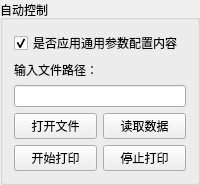
        <widget class="QGroupBox" name="group_auto_ctrl">
         <property name="minimumSize">
          <size>
           <width>0</width>
           <height>0</height>
          </size>
         </property>
         <property name="maximumSize">
          <size>
           <width>99999</width>
           <height>99999</height>
          </size>
         </property>
         <property name="title">
          <string>自动控制</string>
         </property>
         <layout class="QGridLayout" name="gridLayout_10">
          <item row="2" column="0" colspan="2">
           <widget class="QLineEdit" name="lineedit_file_path">
            <property name="minimumSize">
             <size>
              <width>0</width>
              <height>0</height>
             </size>
            </property>
            <property name="maximumSize">
             <size>
              <width>999</width>
              <height>999</height>
             </size>
            </property>
            <property name="text">
             <string/>
            </property>
           </widget>
          </item>
          <item row="4" column="1">
           <widget class="QPushButton" name="pushbutton_stop_print">
            <property name="minimumSize">
             <size>
              <width>0</width>
              <height>0</height>
             </size>
            </property>
            <property name="maximumSize">
             <size>
              <width>9999</width>
              <height>9999</height>
             </size>
            </property>
            <property name="text">
             <string>停止打印</string>
            </property>
           </widget>
          </item>
          <item row="3" column="0">
           <widget class="QPushButton" name="pushbutton_open_file">
            <property name="minimumSize">
             <size>
              <width>0</width>
              <height>0</height>
             </size>
            </property>
            <property name="maximumSize">
             <size>
              <width>9999</width>
              <height>999</height>
             </size>
            </property>
            <property name="text">
             <string>打开文件</string>
            </property>
           </widget>
          </item>
          <item row="1" column="0" colspan="2">
           <widget class="QLabel" name="label_file_path">
            <property name="minimumSize">
             <size>
              <width>0</width>
              <height>0</height>
             </size>
            </property>
            <property name="maximumSize">
             <size>
              <width>999</width>
              <height>999</height>
             </size>
            </property>
            <property name="text">
             <string>输入文件路径：</string>
            </property>
           </widget>
          </item>
          <item row="4" column="0">
           <widget class="QPushButton" name="pushbutton_start_print">
            <property name="minimumSize">
             <size>
              <width>0</width>
              <height>0</height>
             </size>
            </property>
            <property name="maximumSize">
             <size>
              <width>9999</width>
              <height>9999</height>
             </size>
            </property>
            <property name="text">
             <string>开始打印</string>
            </property>
           </widget>
          </item>
          <item row="3" column="1">
           <widget class="QPushButton" name="pushbutton_read_file">
            <property name="minimumSize">
             <size>
              <width>0</width>
              <height>0</height>
             </size>
            </property>
            <property name="maximumSize">
             <size>
              <width>9999</width>
              <height>9999</height>
             </size>
            </property>
            <property name="text">
             <string>读取数据</string>
            </property>
           </widget>
          </item>
          <item row="0" column="0" colspan="2">
           <widget class="QCheckBox" name="checkbox_use_cfg">
            <property name="sizePolicy">
             <sizepolicy hsizetype="Preferred" vsizetype="Preferred">
              <horstretch>0</horstretch>
              <verstretch>0</verstretch>
             </sizepolicy>
            </property>
            <property name="minimumSize">
             <size>
              <width>0</width>
              <height>0</height>
             </size>
            </property>
            <property name="maximumSize">
             <size>
              <width>99999</width>
              <height>99999</height>
             </size>
            </property>
            <property name="text">
             <string>是否应用通用参数配置内容</string>
            </property>
            <property name="checked">
             <bool>true</bool>
            </property>
            <property name="tristate">
             <bool>false</bool>
            </property>
           </widget>
          </item>
         </layout>
        </widget>
